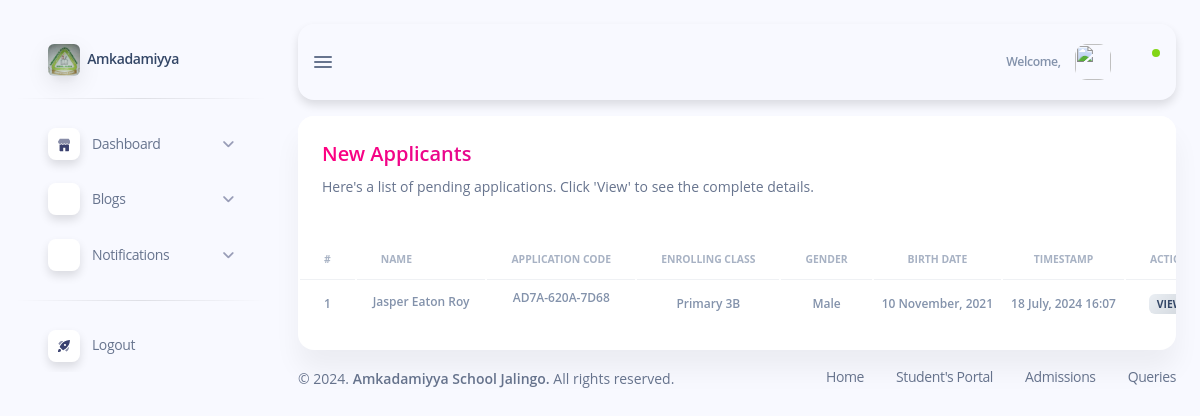
/subdomains/admin/admin-new-applicant.php, run on an earlier commit of the app's database.
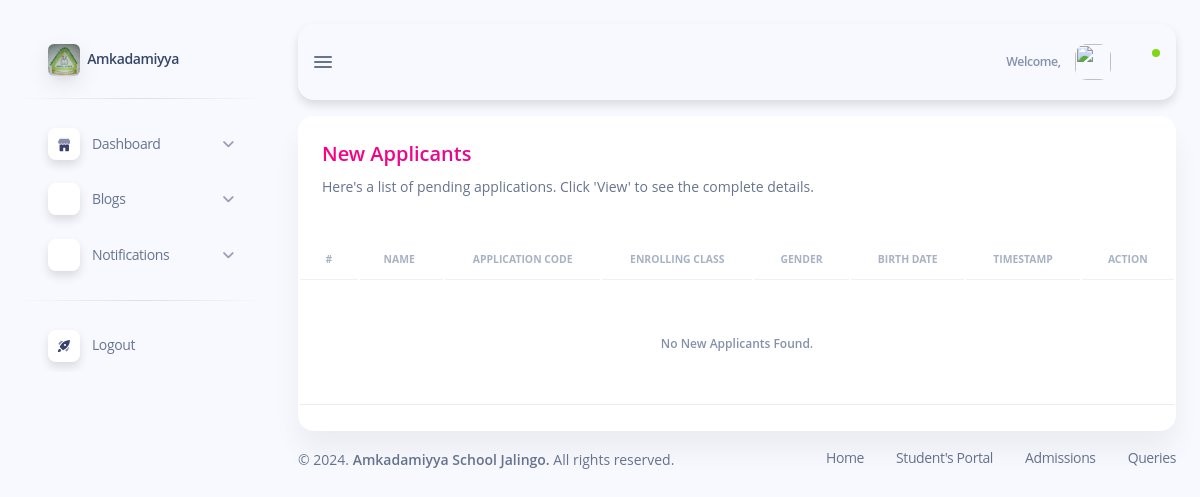
And on a later commit of the database.
### tables this page shows
CREATE TABLE `applicants` (
  `applicant_id` int(11) NOT NULL,
  `enrolling_class` int(11) NOT NULL,
  `section_id` int(11) NOT NULL,
  `first_name` varchar(50) NOT NULL,
  `second_name` varchar(50) NOT NULL,
  `last_name` varchar(50) NOT NULL,
  `birth_date` date NOT NULL,
  `state` varchar(50) NOT NULL,
  `lga` varchar(50) NOT NULL,
  `gender` varchar(50) NOT NULL,
  `parent_first_name` varchar(50) NOT NULL,
  `parent_last_name` varchar(50) NOT NULL,
  `parent_email` varchar(50) NOT NULL,
  `parent_address` varchar(50) NOT NULL,
  `parent_phone_number` varchar(50) NOT NULL,
  `admission_status` int(2) NOT NULL,
  `application_code` varchar(20) NOT NULL,
  `timestamp` timestamp NOT NULL DEFAULT current_timestamp() ON UPDATE current_timestamp(),
  `registration_id` varchar(50) NOT NULL
);

CREATE TABLE `classes` (
  `class_id` int(11) NOT NULL,
  `class_name` varchar(50) NOT NULL,
  `section_id` int(11) NOT NULL
);

### subdomains/admin/admin-new-applicant.php (the view, shortened to what the changed rows need)
<?php
require_once "../../config/database.php";
?>
<!DOCTYPE html>
<html lang="en">
<head>
    <?php include "inc/admin-header.php"; ?>
</head>
<body class="g-sidenav-show bg-info-soft">
    <main class="main-content position-relative max-height-vh-100 h-100 border-radius-lg ">
        <div class="container-fluid pt-3">
            <div class="card">
                <div class="card-body px-0 pt-0 pb-2">
                    <div class="table-responsive p-0">
                        <table class="table table-flush" id="datatable-basic">
                            <thead class="thead-light">
                                <tr>
                                    <th class="text-uppercase text-center text-secondary text-xxs font-weight-bolder opacity-7" spellcheck="false">#</th>
                                    <th class="text-uppercase text-left text-secondary text-xxs font-weight-bolder opacity-7" spellcheck="false">Name</th>
                                    <th class="text-uppercase text-center text-secondary text-xxs font-weight-bolder opacity-7">Application Code</th>
                                    <th class="text-uppercase text-center text-secondary text-xxs font-weight-bolder opacity-7">Enrolling Class</th>
                                    <th class="text-uppercase text-center text-secondary text-xxs font-weight-bolder opacity-7">Gender</th>
                                    <th class="text-uppercase text-center text-secondary text-xxs font-weight-bolder opacity-7">Birth Date</th>
                                    <th class="text-uppercase text-center text-secondary text-xxs font-weight-bolder opacity-7">Timestamp</th>
                                    <th class="text-uppercase text-center text-secondary text-xxs font-weight-bolder opacity-7" spellcheck="false">Action</th>
                                </tr>
                            </thead>
                            <tbody>
                                <?php
                                $sql = "SELECT * FROM `applicants` WHERE `admission_status` = 0 ORDER BY `timestamp` DESC";
                                $applicants = mysqli_query($conn, $sql);
                                $count = 1;
                                if (mysqli_num_rows($applicants) > 0) {
                                    while ($applicant = mysqli_fetch_assoc($applicants)) {
                                ?>
                                        <tr>
                                            <td class="align-middle text-center text-sm">
                                                <span class="text-secondary text-xs font-weight-bold text-capitalize"><?php echo $count; ?></span>
                                            </td>
                                            <td>
                                                <div class="d-flex px-2 py-1">
                                                    <div class="d-flex align-items-center justify-content-center">
                                                        <span class="mb-0 text-secondary text-xs font-weight-bold text-capitalize text-left"><?php echo $applicant['first_name'] . " " . $applicant['second_name'] . " " . $applicant['last_name']  ?></span>
                                                    </div>
                                                </div>
                                            </td>
                                            <td>
                                                <p class="text-secondary text-xs text-center font-weight-bold mb-0"><?php echo $applicant['application_code']; ?></p>
                                            </td>
                                            <td class="align-middle text-center text-sm">
                                                <span class="text-secondary text-xs font-weight-bold text-capitalize">
                                                    <?php
                                                    $class_id = $applicant['enrolling_class'];
                                                    $sql = "SELECT `class_name` FROM `classes` WHERE `class_id` = '$class_id'";
                                                    $clasess = mysqli_query($conn, $sql);
                                                    $class = mysqli_fetch_assoc($clasess);
                                                    echo $class['class_name'];
                                                    ?>
                                                </span>
                                            </td>
                                            <td class="align-middle text-center">
                                                <span class="text-secondary text-xs font-weight-bold text-capitalize"><?php echo $applicant['gender']; ?></span>
                                            </td>
                                            <td class="align-middle text-center">
                                                <span class="text-secondary text-xs font-weight-bold text-capitalize"><?php echo date("j F, Y", strtotime($applicant['birth_date'])); ?></span>
                                            </td>
                                            <td class="align-middle text-center">
                                                <span class="text-secondary text-xs font-weight-bold text-capitalize"><?php echo date("j F, Y H:m", strtotime($applicant['timestamp'])); ?></span>
                                            </td>
                                            <td class="align-middle text-center">
                                                <form action="admin-view-applicant.php" method="get">
                                                    <button type="submit" class="badge badge-sm rounded bg-gradient-light text-dark border-0">View</button>
                                                </form>
                                            </td>
                                        </tr>
                                    <?php
                                        $count++;
                                    }
                                } else {
                                    ?>
                            </tbody>
                            <tfoot>
                                <tr>
                                    <td class="align-middle text-center py-5" colspan="8">
                                        <span class="text-secondary text-xs font-weight-bold text-capitalize"><?php echo "No new applicants found."; ?></span>
                                    </td>
                                </tr>
                            </tfoot>
                        <?php
                                }
                        ?>
                        </table>
                    </div>
                </div>
            </div>
        </div>
    </main>
</body>
</html>

What changed in the data, as far as the page shows it:
no longer on this page (row edited): applicants: first_name "Jasper", second_name "Eaton", last_name "Roy", application_code "AD7A-620A-7D68", enrolling_class.class_name "Primary 3B", gender "Male", birth_date "10 November, 2021", timestamp "18 July, 2024 16:07"
Also different on the page:
text now shown: "No New Applicants Found."
